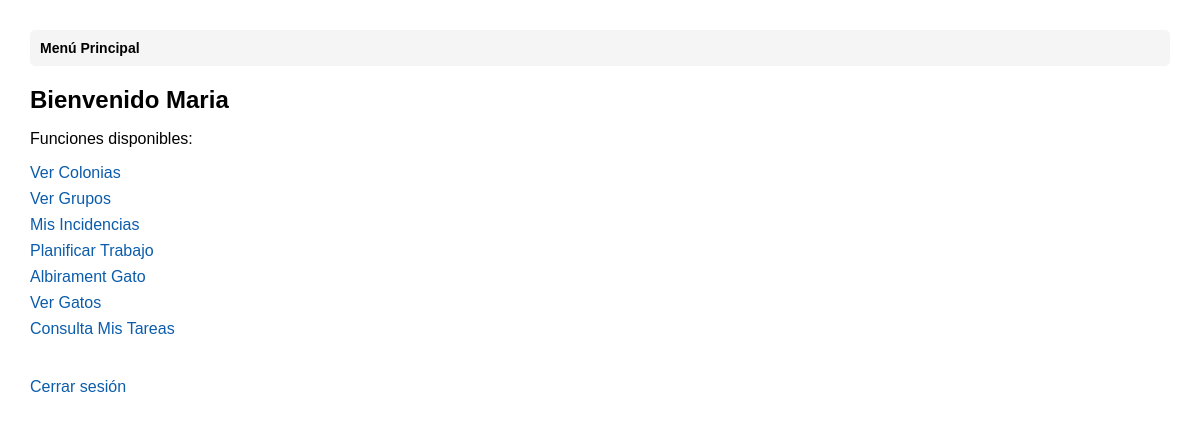
Before: /menu.php (signed in) with the older database file.
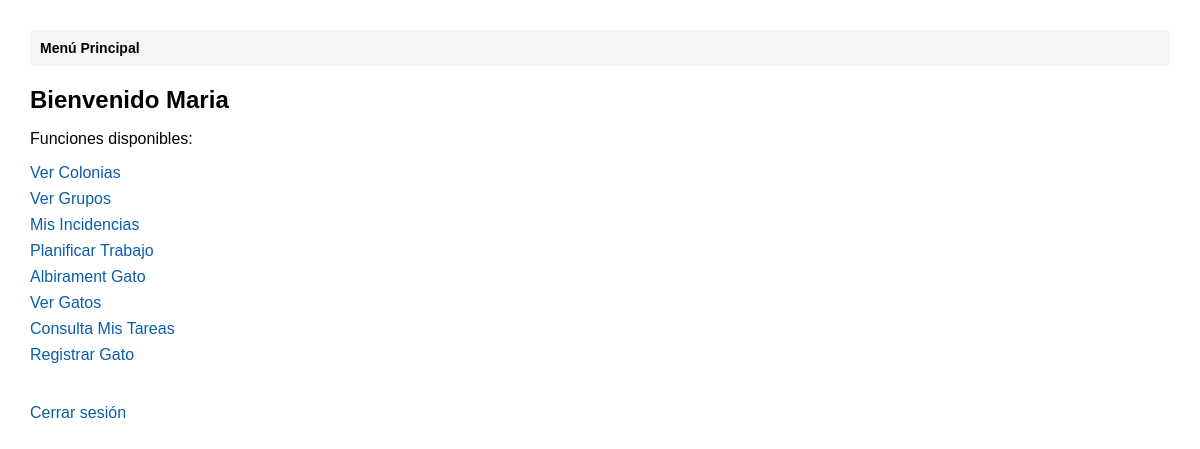
After: the same page with the newer database file.
### tables this page shows
CREATE TABLE FUNCION(
    idFuncion INT PRIMARY KEY AUTO_INCREMENT,
    nombre VARCHAR(200),
    ruta VARCHAR(300)
);

### menu.php (the view, shortened to what this page needs)
<?php
require_once 'header.php';
$con = mysqli_connect('localhost', 'root', '', 'BD2_Prac2');
$idPersona = (int) $_SESSION['idPersona'];
$sqlFuncs = sprintf(
    "SELECT f.nombre, f.ruta
     FROM PER_ROL pr
     JOIN ROL r ON pr.idRol = r.idRol
     JOIN PUEDEHACER ph ON r.idRol = ph.idRol
     JOIN FUNCION f ON ph.idFuncion = f.idFuncion
     WHERE pr.idPersona = %d",
    $idPersona
);
$resFuncs = mysqli_query($con, $sqlFuncs);
?>
<!DOCTYPE html>
<html lang="es">
<head>
</head>
<body>
    <?php displayBreadcrumbs(); ?>
    <h2>Bienvenido <?php echo htmlspecialchars($_SESSION['nombre']); ?></h2>
    <p>Funciones disponibles:</p>
    <ul>
        <?php
        if ($resFuncs && mysqli_num_rows($resFuncs) > 0) {
            while ($f = mysqli_fetch_assoc($resFuncs)) {
                $ruta = !empty($f['ruta'])
                    ? $f['ruta']
                    : 'BD249482420/' . strtolower(str_replace(' ', '_', $f['nombre'])) . '.php';
                if (substr($ruta, -5) === '.html') {
                    $possiblePhp = substr($ruta, 0, -5) . '.php';
                    if (file_exists(__DIR__ . '/' . $possiblePhp)) {
                        $ruta = $possiblePhp;
                    }
                }
                echo '<li><a href="' . htmlspecialchars($ruta) . '">' . htmlspecialchars($f['nombre']) . '</a></li>';
            }
        } else {
            echo '<li>(No hay funciones asignadas)</li>';
        }
        ?>
    </ul>
    <a class="logout" href="login.html">Cerrar sesión</a>
</body>
</html>

### header.php (shortened to what this page needs)
<?php
function displayBreadcrumbs() {
    echo '<nav style="background-color: #f5f5f5; padding: 10px; margin-bottom: 20px; border-radius: 5px;">';
    echo '<div style="font-size: 14px;">';
    $total = count($_SESSION['breadcrumbs']);
    foreach ($_SESSION['breadcrumbs'] as $index => $crumb) {
        if ($index < $total - 1) {
            $url = $crumb['url'];
            $separator = (strpos($url, '?') !== false) ? '&' : '?';
            $url .= $separator . 'breadcrumb_index=' . ($index + 1);
            echo '<a href="' . htmlspecialchars($url) . '" style="color: #0066cc; text-decoration: none;">';
            echo htmlspecialchars($crumb['titulo']);
            echo '</a>';
            echo ' <span style="color: #666;"> / </span> ';
        } else {
            echo '<strong>' . htmlspecialchars($crumb['titulo']) . '</strong>';
        }
    }
    echo '</div>';
    echo '</nav>';
}
?>

### menu.php (style rules this page uses)
body { font-family: Arial, sans-serif; margin: 30px; }
h2 { margin-bottom: 10px; }
ul { list-style: none; padding: 0; }
li { margin: 8px 0; }
a { color: #0b5cab; text-decoration: none; }
.logout { margin-top: 24px; display: inline-block; }

Changed rows visible on the page:
added funcion: nombre "Registrar Gato"
